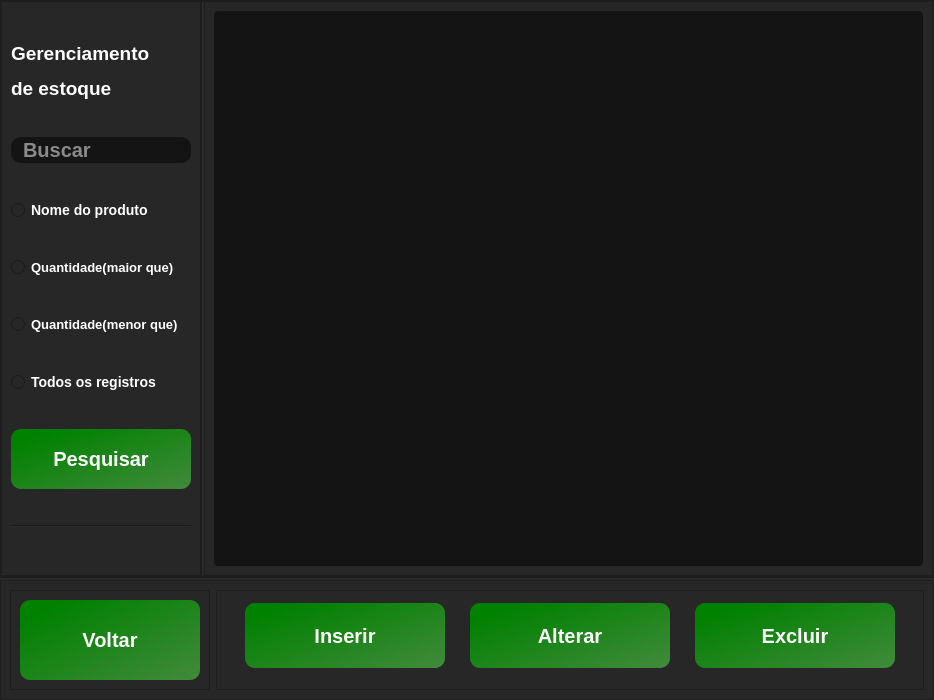
<?xml version="1.0" encoding="UTF-8"?>
<ui version="4.0">
 <class>MainWindow</class>
 <widget class="QMainWindow" name="MainWindow">
  <property name="geometry">
   <rect>
    <x>0</x>
    <y>0</y>
    <width>934</width>
    <height>700</height>
   </rect>
  </property>
  <property name="minimumSize">
   <size>
    <width>800</width>
    <height>600</height>
   </size>
  </property>
  <property name="maximumSize">
   <size>
    <width>1000</width>
    <height>700</height>
   </size>
  </property>
  <property name="windowTitle">
   <string>Gerenciador de estoque</string>
  </property>
  <property name="windowIcon">
   <iconset>
    <normaloff>../../Icons/white_versions/estoque_icon-removebg-preview.png</normaloff>../../Icons/white_versions/estoque_icon-removebg-preview.png</iconset>
  </property>
  <widget class="QWidget" name="centralwidget">
   <layout class="QVBoxLayout" name="verticalLayout">
    <property name="spacing">
     <number>0</number>
    </property>
    <property name="leftMargin">
     <number>0</number>
    </property>
    <property name="topMargin">
     <number>0</number>
    </property>
    <property name="rightMargin">
     <number>0</number>
    </property>
    <property name="bottomMargin">
     <number>0</number>
    </property>
    <item>
     <widget class="QFrame" name="frame_2">
      <property name="styleSheet">
       <string notr="true">background-color: rgb(39, 39, 39);</string>
      </property>
      <property name="frameShape">
       <enum>QFrame::StyledPanel</enum>
      </property>
      <property name="frameShadow">
       <enum>QFrame::Raised</enum>
      </property>
      <layout class="QHBoxLayout" name="horizontalLayout">
       <property name="spacing">
        <number>0</number>
       </property>
       <property name="leftMargin">
        <number>0</number>
       </property>
       <property name="topMargin">
        <number>0</number>
       </property>
       <property name="rightMargin">
        <number>0</number>
       </property>
       <property name="bottomMargin">
        <number>0</number>
       </property>
       <item>
        <widget class="QFrame" name="frame_3">
         <property name="maximumSize">
          <size>
           <width>200</width>
           <height>16777215</height>
          </size>
         </property>
         <property name="styleSheet">
          <string notr="true">background-color: rgb(39, 39, 39);</string>
         </property>
         <property name="frameShape">
          <enum>QFrame::StyledPanel</enum>
         </property>
         <property name="frameShadow">
          <enum>QFrame::Raised</enum>
         </property>
         <layout class="QVBoxLayout" name="verticalLayout_3">
          <item>
           <widget class="QLabel" name="label">
            <property name="maximumSize">
             <size>
              <width>16777215</width>
              <height>60</height>
             </size>
            </property>
            <property name="font">
             <font>
              <pointsize>-1</pointsize>
              <weight>75</weight>
              <bold>true</bold>
             </font>
            </property>
            <property name="styleSheet">
             <string notr="true">font-size:25px;
font-weight: bold;
color: #fff;</string>
            </property>
            <property name="text">
             <string>&lt;html&gt;&lt;head/&gt;&lt;body&gt;&lt;p&gt;&lt;span style=&quot; font-size:14pt;&quot;&gt;Gerenciamento &lt;/span&gt;&lt;/p&gt;&lt;p&gt;&lt;span style=&quot; font-size:14pt;&quot;&gt;de estoque&lt;/span&gt;&lt;/p&gt;&lt;/body&gt;&lt;/html&gt;</string>
            </property>
           </widget>
          </item>
          <item>
           <widget class="QLineEdit" name="input_buscar">
            <property name="styleSheet">
             <string notr="true">QLineEdit{
background-color: rgb(20, 20, 20);
border-radius:10px;
font-size: 20px;
font-weight:bold;
color: rgb(255, 255, 255);
padding-left: 10px;

}
</string>
            </property>
            <property name="placeholderText">
             <string>Buscar</string>
            </property>
           </widget>
          </item>
          <item>
           <widget class="QRadioButton" name="radioNomeProduto">
            <property name="font">
             <font>
              <pointsize>-1</pointsize>
              <weight>75</weight>
              <bold>true</bold>
             </font>
            </property>
            <property name="toolTip">
             <string>&lt;html&gt;&lt;head/&gt;&lt;body&gt;&lt;p&gt;Pesquisar por id do aluno. (Valores válidos: id entre 1 e 300).&lt;/p&gt;&lt;/body&gt;&lt;/html&gt;</string>
            </property>
            <property name="styleSheet">
             <string notr="true">QRadioButton{
color:#fff;
font-size:14px;
font-weight: bold;

}</string>
            </property>
            <property name="text">
             <string>Nome do produto</string>
            </property>
           </widget>
          </item>
          <item>
           <widget class="QRadioButton" name="radioQtdMaior">
            <property name="font">
             <font>
              <pointsize>-1</pointsize>
              <weight>75</weight>
              <bold>true</bold>
             </font>
            </property>
            <property name="toolTip">
             <string>&lt;html&gt;&lt;head/&gt;&lt;body&gt;&lt;p&gt;Pesquisa pelo nome do aluno.&lt;/p&gt;&lt;/body&gt;&lt;/html&gt;</string>
            </property>
            <property name="styleSheet">
             <string notr="true">QRadioButton{
color:#fff;
font-size:13px;
font-weight: bold;

}</string>
            </property>
            <property name="text">
             <string>Quantidade(maior que)</string>
            </property>
           </widget>
          </item>
          <item>
           <widget class="QRadioButton" name="radioQtdMenor">
            <property name="font">
             <font>
              <pointsize>-1</pointsize>
              <weight>75</weight>
              <bold>true</bold>
             </font>
            </property>
            <property name="toolTip">
             <string>&lt;html&gt;&lt;head/&gt;&lt;body&gt;&lt;p&gt;Pesquisar por matricula ativa. (Valores válidos: 1 e 0)&lt;/p&gt;&lt;/body&gt;&lt;/html&gt;</string>
            </property>
            <property name="styleSheet">
             <string notr="true">QRadioButton{
color:#fff;
font-size:13px;
font-weight: bold;

}</string>
            </property>
            <property name="text">
             <string>Quantidade(menor que)</string>
            </property>
           </widget>
          </item>
          <item>
           <widget class="QRadioButton" name="radioTodosRegistros">
            <property name="font">
             <font>
              <pointsize>-1</pointsize>
              <weight>75</weight>
              <bold>true</bold>
             </font>
            </property>
            <property name="toolTip">
             <string>&lt;html&gt;&lt;head/&gt;&lt;body&gt;&lt;p&gt;Pesquisar por id do aluno. (Valores válidos: id entre 1 e 300).&lt;/p&gt;&lt;/body&gt;&lt;/html&gt;</string>
            </property>
            <property name="styleSheet">
             <string notr="true">QRadioButton{
color:#fff;
font-size:14px;
font-weight: bold;

}</string>
            </property>
            <property name="text">
             <string>Todos os registros</string>
            </property>
           </widget>
          </item>
          <item>
           <widget class="QPushButton" name="btn_pesquisar">
            <property name="minimumSize">
             <size>
              <width>50</width>
              <height>60</height>
             </size>
            </property>
            <property name="font">
             <font>
              <pointsize>-1</pointsize>
              <weight>75</weight>
              <bold>true</bold>
             </font>
            </property>
            <property name="toolTip">
             <string>&lt;html&gt;&lt;head/&gt;&lt;body&gt;&lt;p&gt;&lt;span style=&quot; font-size:11pt; font-weight:600;&quot;&gt;Botão pesquisar. A pesquisa é feita de acordo com o tipo de pesquisa selecionado acima.&lt;/span&gt;&lt;/p&gt;&lt;/body&gt;&lt;/html&gt;</string>
            </property>
            <property name="whatsThis">
             <string/>
            </property>
            <property name="styleSheet">
             <string notr="true">
QPushButton{
background-color: qlineargradient(spread:pad, x1:0, y1:0.017, x2:1, y2:1, stop:0.113636 rgba(0, 129, 0, 255), stop:1 rgba(66, 138, 60, 255));
border-radius:10px;
  text-align: center;
   color: #ffffff;
font-size:20px;
font-weight:bold;

}

QPushButton:hover{
background-color: rgb(36, 199, 31);


}

QPushButton:pressed{
  background-color: #3e8e41;

}</string>
            </property>
            <property name="text">
             <string>Pesquisar</string>
            </property>
            <property name="icon">
             <iconset>
              <normaloff>../../Icons/searchicon-removebg-preview-removebg-preview.png</normaloff>../../Icons/searchicon-removebg-preview-removebg-preview.png</iconset>
            </property>
            <property name="iconSize">
             <size>
              <width>36</width>
              <height>35</height>
             </size>
            </property>
           </widget>
          </item>
          <item>
           <widget class="Line" name="line_3">
            <property name="orientation">
             <enum>Qt::Horizontal</enum>
            </property>
           </widget>
          </item>
         </layout>
        </widget>
       </item>
       <item>
        <widget class="Line" name="line_2">
         <property name="styleSheet">
          <string notr="true">background-color: rgb(39, 39, 39);</string>
         </property>
         <property name="orientation">
          <enum>Qt::Vertical</enum>
         </property>
        </widget>
       </item>
       <item>
        <widget class="QFrame" name="frame_4">
         <property name="styleSheet">
          <string notr="true">background-color: rgb(39, 39, 39);</string>
         </property>
         <property name="frameShape">
          <enum>QFrame::StyledPanel</enum>
         </property>
         <property name="frameShadow">
          <enum>QFrame::Raised</enum>
         </property>
         <layout class="QVBoxLayout" name="verticalLayout_4">
          <item>
           <widget class="QTableWidget" name="tableWidget">
            <property name="font">
             <font>
              <pointsize>-1</pointsize>
              <weight>75</weight>
              <bold>true</bold>
             </font>
            </property>
            <property name="styleSheet">
             <string notr="true">QTableWidget{
background-color: rgb(20, 20, 20);
border-radius:4px;
font-size:16px;

font-weight:bold;
color: rgb(255, 255, 255);

}

QHeaderView::section {
    background-color: rgb(255, 255, 255);
    border: none;
    height: 32px;
}

QTableView::item:selected{
	
	background-color: qlineargradient(spread:pad, x1:0, y1:0.017, x2:1, y2:1, stop:0.448864 rgba(52, 111, 25, 255), stop:1 rgba(43, 84, 36, 255));
}</string>
            </property>
            <property name="editTriggers">
             <set>QAbstractItemView::NoEditTriggers</set>
            </property>
            <property name="selectionMode">
             <enum>QAbstractItemView::ExtendedSelection</enum>
            </property>
            <property name="selectionBehavior">
             <enum>QAbstractItemView::SelectRows</enum>
            </property>
            <attribute name="horizontalHeaderDefaultSectionSize">
             <number>110</number>
            </attribute>
            <attribute name="horizontalHeaderMinimumSectionSize">
             <number>110</number>
            </attribute>
           </widget>
          </item>
         </layout>
        </widget>
       </item>
      </layout>
      <zorder>frame_4</zorder>
      <zorder>frame_3</zorder>
      <zorder>line_2</zorder>
     </widget>
    </item>
    <item>
     <widget class="Line" name="line">
      <property name="styleSheet">
       <string notr="true">background-color: rgb(39, 39, 39);</string>
      </property>
      <property name="orientation">
       <enum>Qt::Horizontal</enum>
      </property>
     </widget>
    </item>
    <item>
     <widget class="QFrame" name="frame">
      <property name="maximumSize">
       <size>
        <width>9898989</width>
        <height>120</height>
       </size>
      </property>
      <property name="styleSheet">
       <string notr="true">background-color: rgb(39, 39, 39);</string>
      </property>
      <property name="frameShape">
       <enum>QFrame::StyledPanel</enum>
      </property>
      <property name="frameShadow">
       <enum>QFrame::Raised</enum>
      </property>
      <layout class="QHBoxLayout" name="horizontalLayout_2">
       <item>
        <widget class="QFrame" name="frame_5">
         <property name="maximumSize">
          <size>
           <width>200</width>
           <height>16777215</height>
          </size>
         </property>
         <property name="styleSheet">
          <string notr="true">background-color: rgb(39, 39, 39);</string>
         </property>
         <property name="frameShape">
          <enum>QFrame::StyledPanel</enum>
         </property>
         <property name="frameShadow">
          <enum>QFrame::Raised</enum>
         </property>
         <layout class="QVBoxLayout" name="verticalLayout_2">
          <item>
           <widget class="QPushButton" name="btn_fechar">
            <property name="minimumSize">
             <size>
              <width>50</width>
              <height>80</height>
             </size>
            </property>
            <property name="font">
             <font>
              <pointsize>-1</pointsize>
              <weight>75</weight>
              <bold>true</bold>
             </font>
            </property>
            <property name="toolTip">
             <string>&lt;html&gt;&lt;head/&gt;&lt;body&gt;&lt;p&gt;&lt;span style=&quot; font-size:11pt; font-weight:600;&quot;&gt;Botão voltar. Volta ao modulo inicial.&lt;/span&gt;&lt;/p&gt;&lt;/body&gt;&lt;/html&gt;</string>
            </property>
            <property name="styleSheet">
             <string notr="true">
QPushButton{
background-color: qlineargradient(spread:pad, x1:0, y1:0.017, x2:1, y2:1, stop:0.113636 rgba(0, 129, 0, 255), stop:1 rgba(66, 138, 60, 255));
border-radius:10px;
  text-align: center;
   color: #ffffff;
font-size:20px;
font-weight:bold;

}

QPushButton:hover{
background-color: rgb(36, 199, 31);


}

QPushButton:pressed{
  background-color: #3e8e41;

}</string>
            </property>
            <property name="text">
             <string>Voltar</string>
            </property>
            <property name="icon">
             <iconset>
              <normaloff>../../Icons/Setapratras-removebg-preview.png</normaloff>../../Icons/Setapratras-removebg-preview.png</iconset>
            </property>
            <property name="iconSize">
             <size>
              <width>30</width>
              <height>30</height>
             </size>
            </property>
           </widget>
          </item>
         </layout>
        </widget>
       </item>
       <item>
        <widget class="QFrame" name="frame_6">
         <property name="styleSheet">
          <string notr="true">background-color: rgb(39, 39, 39);</string>
         </property>
         <property name="frameShape">
          <enum>QFrame::StyledPanel</enum>
         </property>
         <property name="frameShadow">
          <enum>QFrame::Raised</enum>
         </property>
         <layout class="QHBoxLayout" name="horizontalLayout_3">
          <property name="topMargin">
           <number>0</number>
          </property>
          <item>
           <widget class="QPushButton" name="btn_abreJanelaInserir">
            <property name="minimumSize">
             <size>
              <width>50</width>
              <height>65</height>
             </size>
            </property>
            <property name="maximumSize">
             <size>
              <width>200</width>
              <height>16777215</height>
             </size>
            </property>
            <property name="font">
             <font>
              <pointsize>-1</pointsize>
              <weight>75</weight>
              <bold>true</bold>
             </font>
            </property>
            <property name="toolTip">
             <string>&lt;html&gt;&lt;head/&gt;&lt;body&gt;&lt;p&gt;&lt;span style=&quot; font-size:11pt; font-weight:600;&quot;&gt;Botão inserir. Abre uma nova janela para inserção de registros.&lt;/span&gt;&lt;/p&gt;&lt;/body&gt;&lt;/html&gt;</string>
            </property>
            <property name="styleSheet">
             <string notr="true">
QPushButton{
background-color: qlineargradient(spread:pad, x1:0, y1:0.017, x2:1, y2:1, stop:0.113636 rgba(0, 129, 0, 255), stop:1 rgba(66, 138, 60, 255));
border-radius:10px;
  text-align: center;
   color: #ffffff;
font-size:20px;
font-weight:bold;

}

QPushButton:hover{
	background-color: rgb(56, 82, 255);

}

QPushButton:pressed{
  background-color: #3e8e41;

}</string>
            </property>
            <property name="text">
             <string>Inserir</string>
            </property>
            <property name="icon">
             <iconset>
              <normaloff>../../Icons/InserirIcon-removebg-preview-removebg-preview.png</normaloff>../../Icons/InserirIcon-removebg-preview-removebg-preview.png</iconset>
            </property>
            <property name="iconSize">
             <size>
              <width>80</width>
              <height>35</height>
             </size>
            </property>
           </widget>
          </item>
          <item>
           <widget class="QPushButton" name="btn_abreJanelaAtualizar">
            <property name="minimumSize">
             <size>
              <width>50</width>
              <height>65</height>
             </size>
            </property>
            <property name="maximumSize">
             <size>
              <width>200</width>
              <height>16777215</height>
             </size>
            </property>
            <property name="font">
             <font>
              <pointsize>-1</pointsize>
              <weight>75</weight>
              <bold>true</bold>
             </font>
            </property>
            <property name="toolTip">
             <string>&lt;html&gt;&lt;head/&gt;&lt;body&gt;&lt;p&gt;&lt;span style=&quot; font-size:11pt; font-weight:600;&quot;&gt;Botão alterar. Abre uma nova janela para alteração de registros.&lt;/span&gt;&lt;/p&gt;&lt;/body&gt;&lt;/html&gt;</string>
            </property>
            <property name="styleSheet">
             <string notr="true">
QPushButton{
background-color: qlineargradient(spread:pad, x1:0, y1:0.017, x2:1, y2:1, stop:0.113636 rgba(0, 129, 0, 255), stop:1 rgba(66, 138, 60, 255));
border-radius:10px;
  text-align: center;
   color: #ffffff;
font-size:20px;
font-weight:bold;

}

QPushButton:hover{
background-color: orange;

}

QPushButton:pressed{
  background-color: #3e8e41;

}</string>
            </property>
            <property name="text">
             <string>Alterar</string>
            </property>
            <property name="icon">
             <iconset>
              <normaloff>../../Icons/updateicon-removebg-preview-removebg-preview.png</normaloff>../../Icons/updateicon-removebg-preview-removebg-preview.png</iconset>
            </property>
            <property name="iconSize">
             <size>
              <width>80</width>
              <height>35</height>
             </size>
            </property>
           </widget>
          </item>
          <item>
           <widget class="QPushButton" name="btn_excluirRegistro">
            <property name="minimumSize">
             <size>
              <width>50</width>
              <height>65</height>
             </size>
            </property>
            <property name="maximumSize">
             <size>
              <width>200</width>
              <height>16777215</height>
             </size>
            </property>
            <property name="font">
             <font>
              <pointsize>-1</pointsize>
              <weight>75</weight>
              <bold>true</bold>
             </font>
            </property>
            <property name="toolTip">
             <string>&lt;html&gt;&lt;head/&gt;&lt;body&gt;&lt;p&gt;&lt;span style=&quot; font-size:11pt; font-weight:600;&quot;&gt;Botão excluir. Selecione um registro que deseja excluir na tabela acima, clicando nele. Após isso clique neste botão para a exclusão.&lt;/span&gt;&lt;/p&gt;&lt;/body&gt;&lt;/html&gt;</string>
            </property>
            <property name="styleSheet">
             <string notr="true">
QPushButton{
background-color: qlineargradient(spread:pad, x1:0, y1:0.017, x2:1, y2:1, stop:0.113636 rgba(0, 129, 0, 255), stop:1 rgba(66, 138, 60, 255));
border-radius:10px;
  text-align: center;
   color: #ffffff;
font-size:20px;
font-weight:bold;

}

QPushButton:hover{
	background-color: rgb(194, 17, 17);

}

QPushButton:pressed{
  background-color: #3e8e41;

}</string>
            </property>
            <property name="text">
             <string>Excluir</string>
            </property>
            <property name="icon">
             <iconset>
              <normaloff>../../Icons/deleteicon-removebg-preview-removebg-preview.png</normaloff>../../Icons/deleteicon-removebg-preview-removebg-preview.png</iconset>
            </property>
            <property name="iconSize">
             <size>
              <width>80</width>
              <height>35</height>
             </size>
            </property>
           </widget>
          </item>
         </layout>
        </widget>
       </item>
      </layout>
     </widget>
    </item>
   </layout>
  </widget>
 </widget>
 <resources/>
 <connections/>
</ui>
